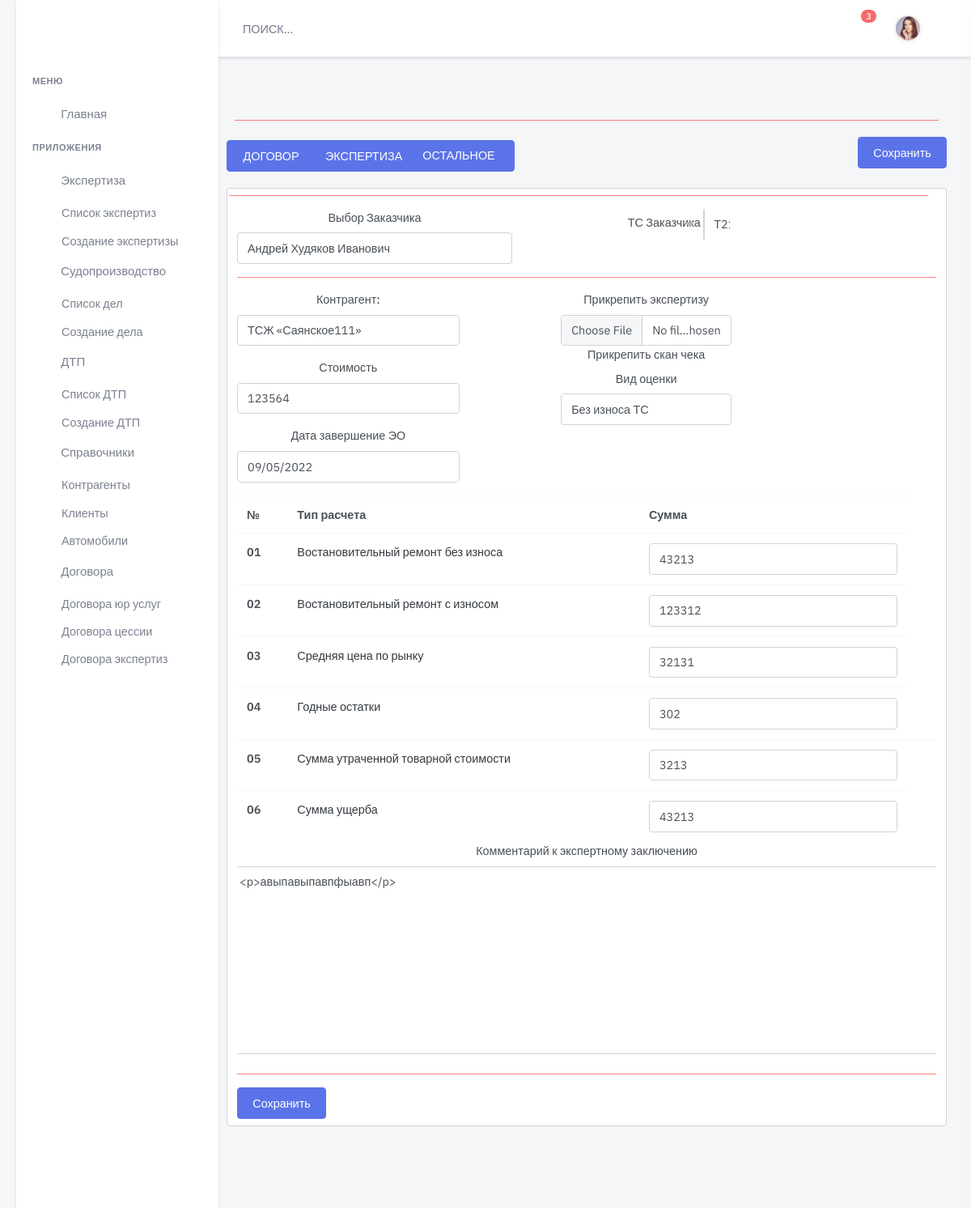
Page /expert/edit/15/ on the earlier database version.
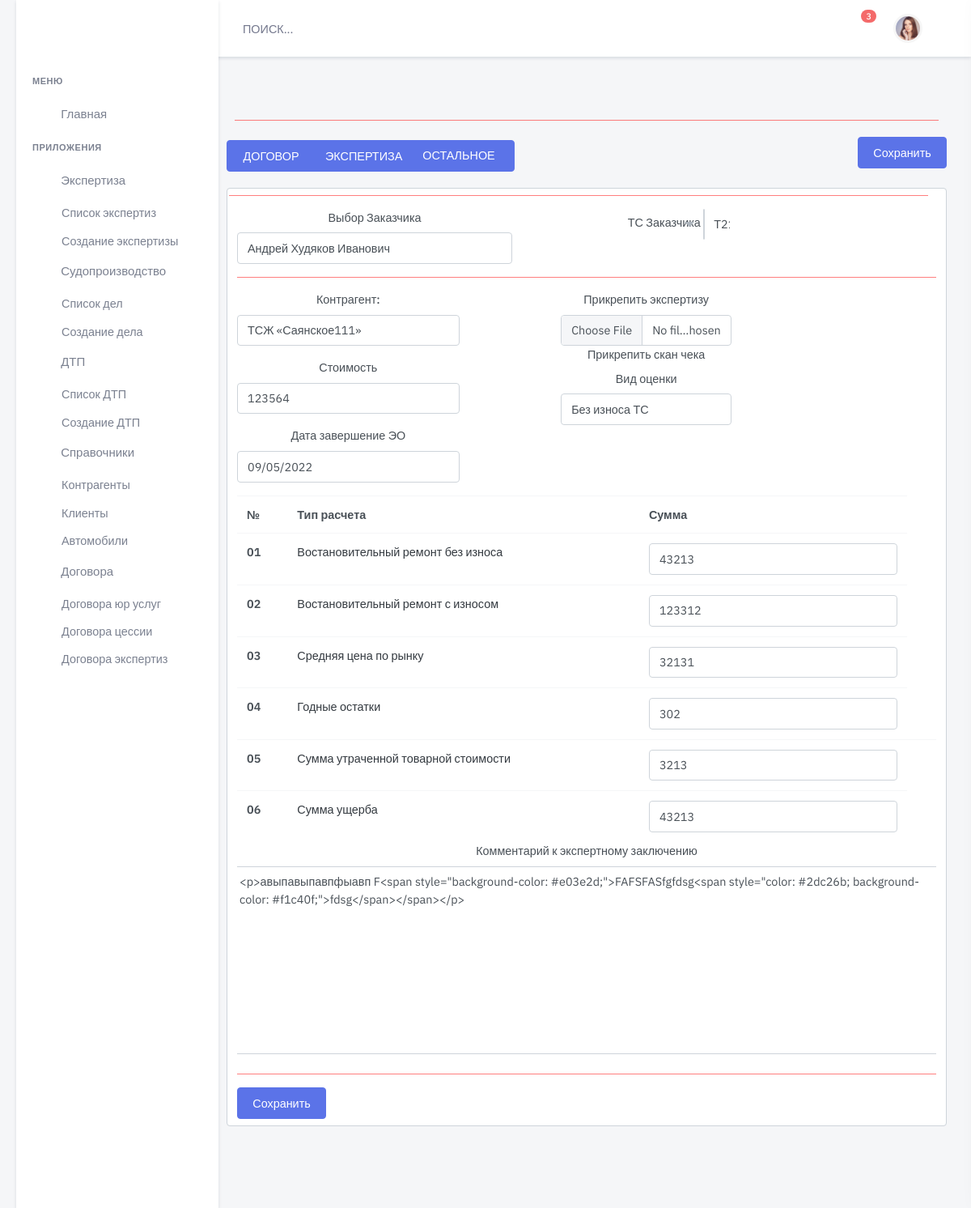
Same page on the later database version.
### expert/models.py (models this page shows, shortened)
class Expert(models.Model):
    accident = models.ForeignKey(
        Accident,
        on_delete=models.CASCADE,
        verbose_name='Экспретиза',
        related_name='expert_accident',
        default=None,
        blank=True,
        null=True)
    client = models.ForeignKey(
        Client,
        on_delete=models.CASCADE,
        verbose_name='Заказчик экспертизы',
        related_name='expert_client',
        default=None,
        blank=True,
        null=True)
    type = models.ForeignKey(
        Type,
        on_delete=models.CASCADE,
        verbose_name='Вид экспертизы',
        related_name='expert_type',
        default=None,
        blank=True,
        null=True)
    car = models.ForeignKey(
        Car,
        on_delete=models.CASCADE,
        verbose_name='ТС Заказчика',
        related_name='expert_car',
        default=None,
        blank=True,
        null=True)
    num_doc = models.CharField(
        max_length=24,
        blank=True,
        null=True,
        default=None,
        verbose_name='Номер экспертизы')
    data_in = models.DateField(
        blank=True,
        null=True,
        default=None,
        verbose_name='Дата отправления эксперту')
    data_out = models.DateField(
        blank=True,
        null=True,
        default=None,
        verbose_name='Дата ответа эксперта')
    price_nwear =models.PositiveIntegerField(
        blank=True,
        null=True,
        default=0,
        verbose_name='ВР без износа')
    price_wwear =models.PositiveIntegerField(
        blank=True,
        null=True,
        default=0,
        verbose_name='ВР с износом')
    price_mmarket=models.PositiveIntegerField(
        blank=True,
        null=True,
        default=0,
        verbose_name='Средняя по рынку')
    price_uleftovers = models.PositiveIntegerField(
        blank=True,
        null=True,
        default=0,
        verbose_name='Годные остатки')
    price_uts = models.PositiveIntegerField(
        blank=True,
        null=True,
        default=0,
        verbose_name='Сумма УТС')
    price_summa = models.PositiveIntegerField(
        blank=True,
        null=True,
        default=0,
        verbose_name='Сумма ущерба')
    comment = models.TextField(
        max_length=100000,
        blank=True,
        null=True,
        default=None,
        verbose_name='Коментарий')
    summa_exp = models.PositiveIntegerField(
        blank=True,
        null=True,
        default=0,
        verbose_name='Стоимость экспертизы')
    contragent = models.ForeignKey(
        Company,
        on_delete=models.CASCADE,
        blank=True,
        null=True,
        default=None,
        related_name='contragent',
        verbose_name='Контрагент')
    file_expert = models.FileField(
        upload_to='upload/doc_expert/file/',
        blank=True,
        null=True,
        default=None,
        verbose_name='Файл Экспертизы')
    file_invoce = models.FileField(
        upload_to='upload/doc_expert/invoice/',
        blank=True,
        null=True,
        default=None,
        verbose_name='Файл скан чека')
    is_active = models.BooleanField(default=True)
    created = models.DateTimeField(auto_now_add=True, auto_now=False)
    updated = models.DateTimeField(auto_now_add=False, auto_now=True)
    class Meta:
        verbose_name = "Экспертиза  "
        verbose_name_plural = "Экспертные оценки"
        ordering = ['-created']

### expert/views.py (the view, shortened to what this page needs)
# urls.py: path('edit/<int:pk>/', expert_edit, name='expert-edit'),
def expert_edit(request, pk):
    expert = get_object_or_404(Expert, pk=pk)
    expert_edit_form = ExpertNewForm(instance=expert)
    template_name = 'dist/expert/edit.html'
    return render(request, template_name, {'expert_edit': expert_edit_form,
                                           'pk': pk
                                           }
                  )

### auto/models.py (called while the page is built)
    def __str__(self):
        return self.name

    def __str__(self):
        return '{}'.format(self.name)

    def __str__(self):
        return '{} {} {}'.format(self.number, self.model, self.marka)

### client/models.py (called while the page is built)
    def __str__(self):
        return '{} {} {}'.format(self.name, self.surname, self.midlename)

    def __str__(self):
        return "%s" % self.name

### expert/models.py (called while the page is built)
    def __str__(self):
        return "%s" % self.name

### templates/dist/expert/edit.html (shortened to what the changed rows need)
{% extends 'dist/include/base.html' %}
{% load static %}
{% block content %}
  <div class="main-content">
    <div class="page-content" align="center">
      <form method="POST" action="" class="form-control"
            enctype="multipart/form-data">
        <div class="row">
          <div class="row">
            <div class="col-lg-5">
              <label class="form-label" for="formrow-firstname-input">Выбор Заказчика</label>
              {{ expert_edit.client }}
            </div>
          </div>
        </div>
        <div class="row">
          <div class="mt-6">
            <div class="row">
              <div class="col-lg-4">
                <div class="mb-3">
                  <label>Контрагент:</label>
                  {{ expert_edit.contragent }}
                </div>
                <div class="mb-3">
                  <label class="form-label">Стоимость</label>
                  {{ expert_edit.summa_exp }}
                </div>
                <div class="mb-3">
                  <label class="form-label" id="datepicker2" for="formrow-firstname-input">Дата завершение ЭО</label>
                  {{ expert_edit.data_out }}
                </div>
              </div>
              <div class="col-lg-6">
                <div class="col-md-15">
                  <div class="col-lg-6">
                    <label>Прикрепить экспертизу</label>
                    {{ expert_edit.file_expert }}
                  </div>
                  <div class="col-lg-6">
                    <label class="form-label" for="formrow-firstname-input">Вид оценки</label>
                    {{ expert_edit.type }}
                  </div>
                </div>
              </div>
            </div>
            <div class="table-responsive">
              <table class="table table-nowrap table-hover mb-0">
                <thead>
                <tr>
                  <th scope="col">№</th>
                  <th scope="col">Тип расчета</th>
                  <th scope="col">Сумма</th>
                </tr>
                </thead>
                <tbody>
                <tr>
                  <th scope="row">01</th>
                  <td>
                    {{ expert_edit.price_nwear }}
                  </td>
                </tr>
                <tr>
                  <th scope="row">02</th>
                  <td>
                    {{ expert_edit.price_wwear }}
                  </td>
                </tr>
                <tr>
                  <th scope="row">03</th>
                  <td>
                    {{ expert_edit.price_mmarket }}
                  </td>
                </tr>
                <tr>
                  <th scope="row">04</th>
                  <td>
                    {{ expert_edit.price_uleftovers }}
                  </td>
                </tr>
                <tr>
                  <th scope="row">05</th>
                  <td>
                    {{ expert_edit.price_uts }}
                  </td>
                </tr>
                <tr>
                  <th scope="row">06</th>
                  <td>
                    {{ expert_edit.price_nwear }}
                  </td>
                </tr>
                </tbody>
              </table>
              <div class="row mb-4">
                <label class="form-label" for="formrow-firstname-input">Комментарий к экспертному заключению</label>
                {{ expert_edit.comment }}
              </div>
            </div>
          </div>
        </div>
      </form>
    </div>
  </div>
{% endblock content %}

Differences in the rows shown:
changed Expert "Андрей Худяков Иванович": comment "<p>авыпавыпавпфыавп</p>" → "<p>авыпавыпавпфыавп F<span style=\"background-color: #e03e2d;\">FAFSFASfgfdsg<span style=\"color: #2dc26b; background-color: #f1c40f;\">fdsg</span></span></p>"
